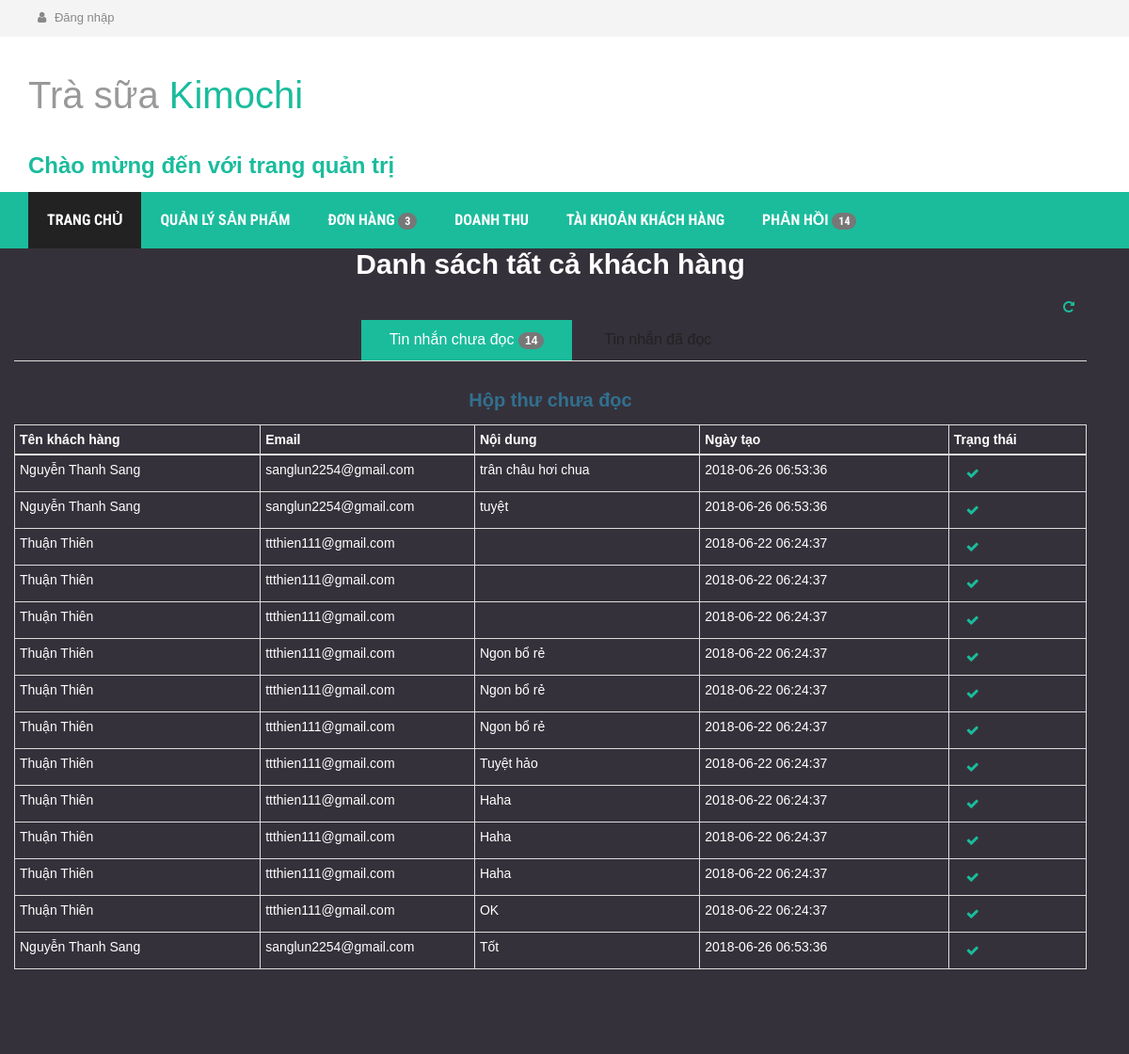
The page /WebTraSua/response.php on the database its author committed.
### tables this page shows
CREATE TABLE `tb_phanhois` (
  `id` int(11) NOT NULL,
  `makh` int(11) NOT NULL,
  `noidung` longtext NOT NULL,
  `ngaytao` timestamp NOT NULL DEFAULT CURRENT_TIMESTAMP ON UPDATE CURRENT_TIMESTAMP,
  `read_msg` tinyint(4) NOT NULL DEFAULT '0'
);

CREATE TABLE `tb_khachhangs` (
  `makh` int(11) NOT NULL,
  `tenkh` text NOT NULL,
  `email` text NOT NULL,
  `password` text NOT NULL,
  `diachi` text NOT NULL,
  `sdt` text NOT NULL,
  `avatar` text NOT NULL,
  `ngaytao` timestamp NOT NULL DEFAULT CURRENT_TIMESTAMP ON UPDATE CURRENT_TIMESTAMP,
  `activate` tinyint(1) DEFAULT '1',
  `active` tinyint(1) NOT NULL DEFAULT '0'
);

### WebTraSua/model/database.php (called while the page is built, shortened)
<?php
class database{
    public $_dbh = '';
    public $_sql = '';
    public function database() {
        $this->_dbh = new PDO('mysql:host=localhost; dbname=ql_bantrasua','root','');
        $this->_dbh->query('set names "utf8"');
    }
    public function setQuery($sql) {
        $this->_sql = $sql;
    }
    public function execute($options=array()) {
        $this->_cursor = $this->_dbh->prepare($this->_sql);
        $this->_cursor->execute();
        return $this->_cursor;
    }
    public function loadAllRows($options=array()) {
        if(!$options) {
            if(!$result = $this->execute())
                return false;
        }
        else {
            if(!$result = $this->execute($options))
                return false;
        }
        return $result->fetchAll(PDO::FETCH_OBJ);
    }
}
?>

### WebTraSua/controller/c_admin.php (called while the page is built, shortened)
<?php
	include ('model/m_admin.php');
	class C_Admin{
		function loadMsg_Unread(){
			$m_admin = new M_Admin();
			$tinnhan = $m_admin->loadMsg_Unread();
			return array('tinnhan'=>$tinnhan);
		}
		function loadMsg_read(){
			$m_admin = new M_Admin();
			$tinnhan = $m_admin->loadMsg_read();
			return array('tinnhan_read'=>$tinnhan);
		}
		function getCount_newOrder_newResponse(){
			$m_admin = new M_Admin();
			$getcount_response = $m_admin->loadMsg_Unread();
			$getcount_order = $m_admin->getAllOrder_unUsed();
			return array('c_order'=>count($getcount_order),'c_response'=>count($getcount_response));
		}
	}
?>

### WebTraSua/model/m_admin.php (called while the page is built, shortened)
<?php
	include ("model/database.php");
	class M_Admin extends database{
		function loadMsg_Unread(){
			$sql = "SELECT * FROM tb_phanhois ph JOIN tb_khachhangs kh ON ph.makh = kh.makh WHERE ph.read_msg = 0 ";
			return $this->loadAllRows();
		}
		function loadMsg_read(){
			$sql = "SELECT * FROM tb_phanhois ph JOIN tb_khachhangs kh ON ph.makh = kh.makh WHERE ph.read_msg = 1 ";
			return $this->loadAllRows();
		}
		function getAllOrder_unUsed(){
			$sql = "SELECT ct.mahd,SUM(ct.tongtien) as tongtien_hd,kh.tenkh,kh.email,hd.diachi_nhan,hd.sdt_nhan,hd.tennguoinhan,hd.trangthai
					FROM tb_hoadons hd JOIN tb_khachhangs kh ON hd.makh = kh.makh
									   JOIN tb_chitiethds ct ON hd.mahd = ct.mahd
					WHERE hd.trangthai = 0
					GROUP by ct.mahd,kh.tenkh,hd.diachi_nhan,hd.sdt_nhan,hd.tennguoinhan,hd.trangthai,kh.email";
			return $this->loadAllRows();
		}
	}
?>

### WebTraSua/response.php (the view, shortened to what this page needs)
<?php
    include('controller/c_admin.php');
    $c_admin = new C_Admin();
    $tinnhan = $c_admin->loadMsg_Unread();
    $tinnhan_read = $c_admin->loadMsg_read();
    $msg = $tinnhan['tinnhan'];
    $getCount = $c_admin->getCount_newOrder_newResponse();
    $c_newOrder = $getCount['c_order'];
    $c_newRes = $getCount['c_response'];
?>
<!DOCTYPE html PUBLIC "-//W3C//DTD XHTML 1.0 Transitional//EN" "http://www.w3.org/TR/xhtml1/DTD/xhtml1-transitional.dtd">
<html xmlns="http://www.w3.org/1999/xhtml">
<head>
    <link rel="stylesheet" href="http://maxcdn.bootstrapcdn.com/bootstrap/3.2.0/css/bootstrap.min.css">
    <link rel="stylesheet" href="http://maxcdn.bootstrapcdn.com/font-awesome/4.3.0/css/font-awesome.min.css">
   <link rel="stylesheet" href="public/css/owl.carousel.css">
    <link rel="stylesheet" href="public/style.css">
    <link rel="stylesheet" href="public/css/responsive.css">
    <link rel="stylesheet" type="text/css" href="public/myCSS.css">
</head>
<body>
<div class="header-area">
        <div class="container">
            <div class="row">
                <div class="col-md-12">
                    <div class="user-menu nav navbar-nav">
                        <ul>
                            <?php
                                if(isset($_SESSION['admin_username'])){
                                    ?>
                                    <li><a href="#"><i class="fa fa-user" style="color: blue;"><?=$_SESSION['admin_username']?></i></a></li>
                                    <li><a href="admin_dangxuat.php"><i class="fa fa-user"></i> Đăng xuất</a></li>
                                    <?php
                                }else{
                                    ?>
                                     <li><a href="dangnhap_admin.php"><i class="fa fa-user"></i> Đăng nhập</a></li>
                                    <?php
                                }
                            ?>
                        </ul>
                    </div>
                </div>
            </div>
        </div>
    </div>
    <div class="site-branding-area">
        <div class="container">
            <div class="row">
                    <div class="col-sm-12" style="background-color: #ffffff;">
                        <div class="logo">
                            <h1><a href="index.php">Trà sữa <span>Kimochi</span></a></h1>
                            <h3><a href="#" style="text-decoration: none;"><span>Chào mừng đến với trang quản trị</span></a></h1>
                        </div>
                    </div>
            </div>
        </div>
    </div>
    <div class="mainmenu-area">
        <div class="container">
            <div class="row">
                <div class="navbar-collapse collapse">
                    <ul class="nav navbar-nav">
                        <li class="active"><a href="admin_index.php">Trang chủ</a></li>
                        <li><a href="admin_products.php"</a>Quản Lý Sản Phẩm</a></li>
                        <li><a href="admin_order.php">Đơn Hàng <span class="badge"><?=$c_newOrder?></span></a></li>
                        <li><a href="total_revenue.php">Doanh Thu</a></li>
                        <li><a href="account_client.php">Tài Khoản Khách Hàng</a></li>
                        <li><a href="response.php">Phản Hồi <span class="badge"><?php if($c_newRes != 0) echo $c_newRes?></span></a></li>
                    </ul>
                </div>
            </div>
        </div>
    </div>
    <div class="container-fluid"  style="background-color: #35313a;">
    <div class="row col-md-12">
        <h2 style="color: white;">Danh sách tất cả khách hàng</h2>
        <div>
        <div class="box-content">
            <div class="btn-toolbar pull-right clearfix">
                <div class="btn-group">
                    <a class="btn btn-circle show-tooltip" title="Làm mới" href="response.php"><i class="fa fa-repeat"></i></a>
                </div>
            </div>
        </div>
    </div>
    <div class="row">
        <div class="col-md-12">
            <div class="product-inner">
                                    <div role="tabpanel">
                                        <ul class="product-tab" role="tablist">
                                            <li role="presentation" class="active"><a href="#home" aria-controls="home" role="tab" data-toggle="tab">Tin nhắn chưa đọc <span class="badge"><?php if(count($msg) != 0) echo count($msg);?></span></a></li>
                                            <li role="presentation"><a href="#profile" aria-controls="profile" role="tab" data-toggle="tab">Tin nhắn đã đọc</a></li>
                                        </ul>
                                        <div class="tab-content">
                                            <div role="tabpanel" class="tab-pane fade in active" id="home">
                                                <h2 class="text text-info"><b>Hộp thư chưa đọc</b></h2>
                                                <div class="submit-review" style="color: green;">
                                                        <table class="table table-condensed table-bordered" style="color: white;">
                                                    <thead>
                                                        <tr>
                                                            <th>Tên khách hàng</th>
                                                            <th>Email</th>
                                                            <th>Nội dung</th>
                                                            <th>Ngày tạo</th>
                                                            <th>Trạng thái</th>
                                                        </tr>
                                                    </thead>
                                                    <tbody id="data">
                                                        <?php
                                                            foreach ($msg as $user) {
                                                                ?>
                                                                <tr>
                                                                    <td><?=$user->tenkh?></td>
                                                                    <td width="20%"><?=$user->email?></td>
                                                                    <td><?=$user->noidung?></td>
                                                                    <td><?=$user->ngaytao?></td>
                                                                    <td><a class="btn btn-circle show-tooltip" title="Đánh dấu đã đọc" href='admin_read.php?maph=<?=$user->id?>'><i class="fa fa-check"></i></a></td>
                                                                </tr>
                                                                <?php
                                                            }
                                                        ?>
                                                    </tbody>
                                                </table>
                                                </div>
                                            </div>
                                        </div>
                                    </div>
                                </div>
        </div>
    </div>
    <br>
    <br>
    <br />
</div>
</body>
</html>

### WebTraSua/public/style.css (style rules this page uses)
h1, h2, h3, h4, h5, h6 { font-weight: 700; margin: 0 0 15px; }
body { font-family: 'segoe ui light', sans-serif; }
.header-area { background: none repeat scroll 0 0 #f4f4f4; }
.header-area a { color: #888; }
.user-menu ul { list-style: outside none none; margin: 0; padding: 0; }
.user-menu li { display: inline-block; }
.user-menu li a { display: block; font-size: 13px; margin-right: 5px; padding: 10px; }
.user-menu li a i.fa { margin-right: 5px; }
.mainmenu-area { background: none repeat scroll 0 0 #1abc9c; font-family: "Roboto Condensed",sans-serif; text-transform: uppercase; width: 100%; z-index: 999; }
.logo h1 { font-size: 40px; margin: 40px 0;font-weight: 400; }
.logo h1 a { color: #999; }
.logo h1 a span { color: #1abc9c; }
.mainmenu-area ul.navbar-nav li a { color: #fff; font-size: 16px; font-weight: 700; padding: 20px; }
.mainmenu-area ul.navbar-nav li:hover a, .mainmenu-area ul.navbar-nav li.active a { background: #222 }
a { color: #1abc9c }
.product-tab { border-bottom: 1px solid #ddd; list-style: outside none none; margin: 0 0 30px; padding: 0; text-align: center; }
.product-tab li { display: inline-block; }
.product-tab li.active { background: none repeat scroll 0 0 #1abc9c; }
.product-tab li.active a { color: #fff; }
.product-tab li a { color: #222; display: block; font-size: 16px; padding: 10px 30px; }
.tab-content h2 { font-size: 20px; }
.tab-content { margin-bottom: 30px; }

### WebTraSua/public/myCSS.css (style rules this page uses)
body { position: relative; }
h2 { text-align: center; }
.table { color: white; }
.avatar-form table,td { margin-left: 10%; }

### rows shown on the page
tb_phanhois: makh.tenkh "Nguyễn Thanh Sang", makh.email "sanglun2254@gmail.com", noidung "trân châu hơi chua", makh.ngaytao "2018-06-26 06:53:36"
tb_phanhois: makh.tenkh "Nguyễn Thanh Sang", makh.email "sanglun2254@gmail.com", noidung "tuyệt", makh.ngaytao "2018-06-26 06:53:36"
tb_phanhois: makh.tenkh "Thuận Thiên", makh.email "ttthien111@gmail.com", makh.ngaytao "2018-06-22 06:24:37"
tb_phanhois: makh.tenkh "Thuận Thiên", makh.email "ttthien111@gmail.com", makh.ngaytao "2018-06-22 06:24:37"
tb_phanhois: makh.tenkh "Thuận Thiên", makh.email "ttthien111@gmail.com", makh.ngaytao "2018-06-22 06:24:37"
tb_phanhois: makh.tenkh "Thuận Thiên", makh.email "ttthien111@gmail.com", noidung "Ngon bổ rẻ", makh.ngaytao "2018-06-22 06:24:37"
tb_phanhois: makh.tenkh "Thuận Thiên", makh.email "ttthien111@gmail.com", noidung "Ngon bổ rẻ", makh.ngaytao "2018-06-22 06:24:37"
tb_phanhois: makh.tenkh "Thuận Thiên", makh.email "ttthien111@gmail.com", noidung "Ngon bổ rẻ", makh.ngaytao "2018-06-22 06:24:37"
tb_phanhois: makh.tenkh "Thuận Thiên", makh.email "ttthien111@gmail.com", noidung "Tuyệt hảo", makh.ngaytao "2018-06-22 06:24:37"
tb_phanhois: makh.tenkh "Thuận Thiên", makh.email "ttthien111@gmail.com", noidung "Haha", makh.ngaytao "2018-06-22 06:24:37"
tb_phanhois: makh.tenkh "Thuận Thiên", makh.email "ttthien111@gmail.com", noidung "Haha", makh.ngaytao "2018-06-22 06:24:37"
tb_phanhois: makh.tenkh "Thuận Thiên", makh.email "ttthien111@gmail.com", noidung "Haha", makh.ngaytao "2018-06-22 06:24:37"
tb_phanhois: makh.tenkh "Thuận Thiên", makh.email "ttthien111@gmail.com", noidung "OK", makh.ngaytao "2018-06-22 06:24:37"
tb_phanhois: makh.tenkh "Nguyễn Thanh Sang", makh.email "sanglun2254@gmail.com", noidung "Tốt", makh.ngaytao "2018-06-26 06:53:36"

### other values the page prints
$c_newOrder "3"
$c_newRes "14"
count($msg) "14"
